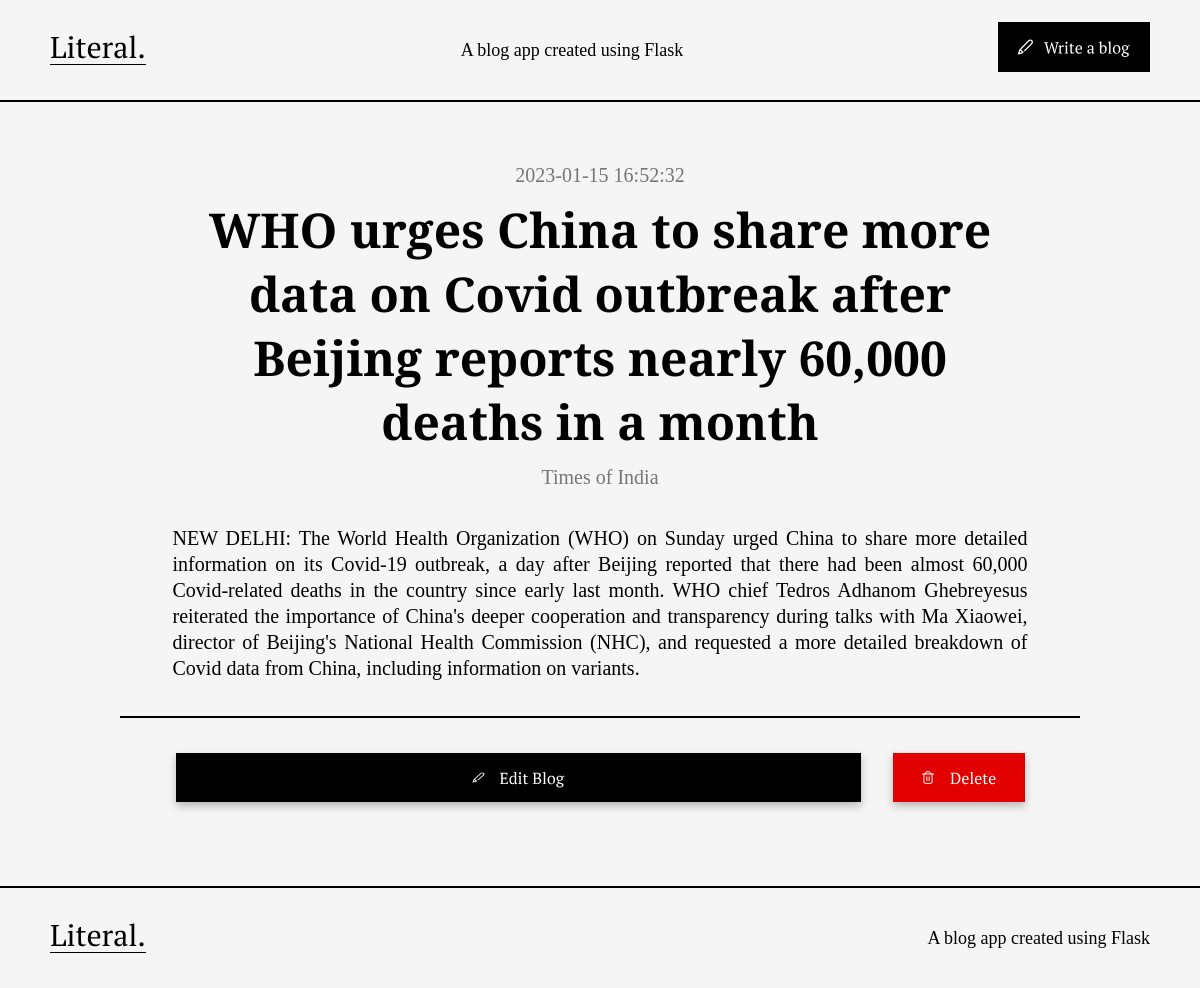
Screenshot of /blog/11 with the database file from the repository.
### tables this page shows
CREATE TABLE posts (
    id INTEGER PRIMARY KEY AUTOINCREMENT,
    created TIMESTAMP NOT NULL DEFAULT CURRENT_TIMESTAMP,
    title TEXT NOT NULL,
    author TEXT NOT NULL,
    content TEXT NOT NULL
);

### app.py (the view)
@app.route('/blog/<int:id>')
def blog(id):
    conn = get_db_connection()
    post = conn.execute('SELECT * FROM posts WHERE id=?', (id,)).fetchone()
    conn.close()
    return render_template('blog.html', posts=post)

### app.py (called while the page is built)
def get_db_connection():
    conn = sqlite3.connect('database.db')
    conn.row_factory = sqlite3.Row
    return conn

### templates/blog.html
{% extends 'base.html' %}
{% block content %}
    <div class='blog-container'>
        <div class='blog-heading-wrapper'>
            <div class='blog-date'>{{posts['created']}}</div>
            <div class='blog-heading'>{{posts['title']}}</div>
            <div class='blog-date'>{{posts['author']}}</div>
        </div>
        <div class='blog-content'>
            {{posts['content']}}
        </div>
        <div class='blog-line'></div>
        <div class='blog-button-wrapper'>
            <a href="edit/{{posts['id']}}">
                <img src='/static/edit-button.svg' class="edit-button" />
            </a>
            <form action="{{ url_for('delete', id=posts['id']) }}" method="post">
                <button type="submit" value="Delete Post" class="blog-page-btn" onclick="return confirm('Are you sure you want to delete this post?')"><img src='/static/delete-button.svg' class="delete-button" /></button>
            </form>
        </div>
    </div>
{% endblock %}

### static/styles.css (style rules this page uses)
html, body { padding: 0; margin: 0; background-color: #F5F5F5; scroll-behavior: smooth; }
body { min-height: 100vh; display: flex; flex-direction: column; }
html { -ms-overflow-style: none; scrollbar-width: none; }
.blog-container { display: flex; flex-direction: column; align-items: center; margin-top: 60px; }
.blog-heading-wrapper { display: flex; flex-direction: column; gap: 10px; align-items: center; width: 855px; }
.blog-date { font-family: PTSerif; src: url('/static/fonts/PTSerif-Regular.woff2'); font-weight: 400; font-size: 20px; line-height: 26px; color: #767676; }
.blog-heading { font-family: 'PT Serif'; font-weight: 600; font-size: 48px; line-height: 64px; text-align: center; color: #000000; }
.blog-content { margin-top: 35px; width: 855px; text-align: justify; font-family: 'PT Serif'; font-weight: 400; font-size: 20px; line-height: 26px; color: #000000; }
.blog-line { margin-top: 35px; border-top: 2px solid #000000; width: 960px; margin-bottom: 35px; }
.edit-button, .delete-button { -webkit-transition: 0.4s ease; transition: 0.4s ease; }
.blog-button-wrapper { display: flex; justify-content: space-between; align-items: center; width: 849px; filter: drop-shadow(0px 4px 4px rgba(0, 0, 0, 0.25)); }
.blog-page-btn { height: 49px; width: 132px; cursor: pointer; margin-left: -10px; }
.blog-button-wrapper button, .blog-button-wrapper button input[type="submit"], .blog-button-wrapper button input[type="reset"] { background: none; color: inherit; border: none; padding: 0; font: inherit; cursor: pointer; outline: inherit; }

### rows the page displays
posts: created "2023-01-15 16:52:32", title "WHO urges China to share more data on Covid outbreak after Beijing reports nearly 60,000 deaths in a month", author "Times of India", content "NEW DELHI: The World Health Organization (WHO) on Sunday urged China to share more detailed information on its Covid-19 outbreak, a day after Beijing reported that there had been almost 60,000 Covid-related deaths in the country since early last month. WHO chief Tedros Adhanom Ghebreyesus reiterated the importance of China's deeper cooperation and transparency during talks with Ma Xiaowei, director of Beijing's National Health Commission (NHC), and requested a more detailed breakdown of Covid data from China, including information on variants."
